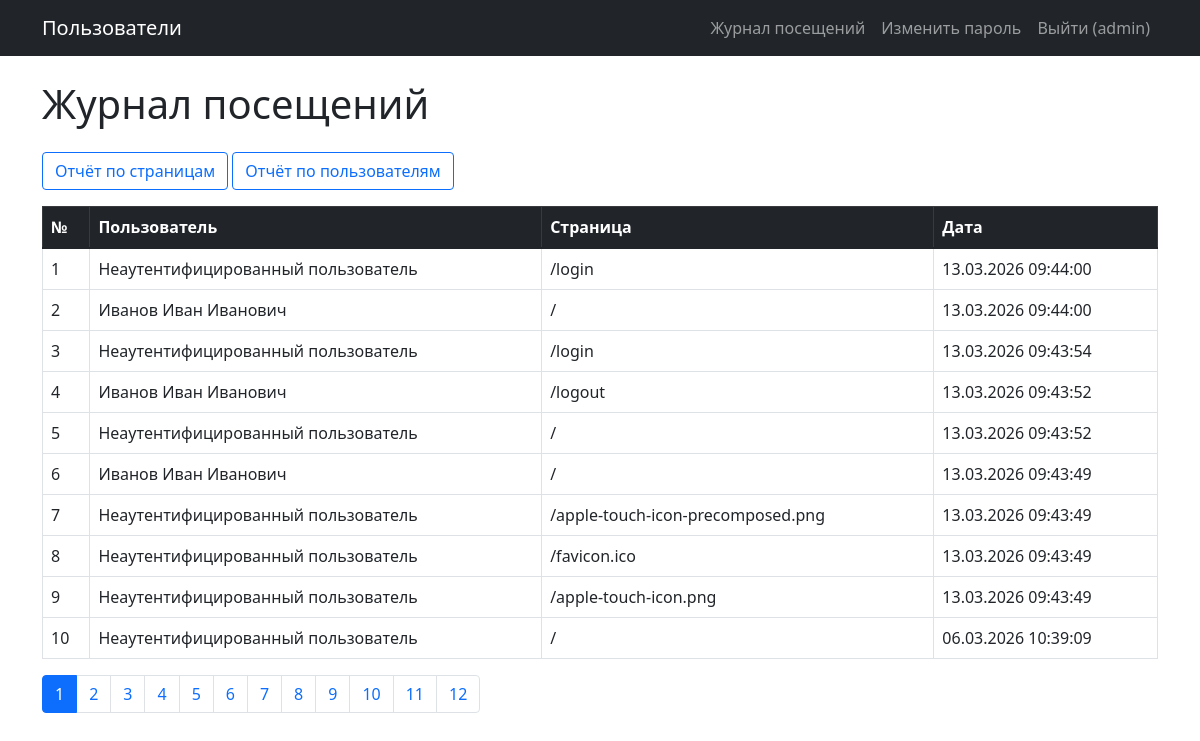
The page /visits/ (signed in) on the database its author committed.
### tables this page shows
CREATE TABLE users (
    id INTEGER PRIMARY KEY AUTOINCREMENT,
    login VARCHAR(100) NOT NULL UNIQUE,
    password_hash VARCHAR(256) NOT NULL,
    last_name VARCHAR(100),
    first_name VARCHAR(100) NOT NULL,
    middle_name VARCHAR(100),
    role_id INTEGER,
    created_at TIMESTAMP DEFAULT CURRENT_TIMESTAMP,
    FOREIGN KEY (role_id) REFERENCES roles(id)
);

CREATE TABLE visit_logs (
    id INTEGER PRIMARY KEY AUTOINCREMENT,
    path VARCHAR(100) NOT NULL,
    user_id INTEGER,
    created_at TIMESTAMP DEFAULT CURRENT_TIMESTAMP,
    FOREIGN KEY (user_id) REFERENCES users(id)
);

### visits/views.py (the view, shortened to what this page needs)
@visits_bp.route('/')
@check_visits_access
def index():
    db = get_db()
    page = request.args.get('page', 1, type=int)
    offset = (page - 1) * PER_PAGE
    if is_admin():
        total = db.execute('SELECT COUNT(*) FROM visit_logs').fetchone()[0]
        logs = db.execute('''
            SELECT vl.*, u.last_name, u.first_name, u.middle_name
            FROM visit_logs vl
            LEFT JOIN users u ON vl.user_id = u.id
            ORDER BY vl.created_at DESC
            LIMIT ? OFFSET ?
        ''', (PER_PAGE, offset)).fetchall()
    total_pages = (total + PER_PAGE - 1) // PER_PAGE
    return render_template('visits/index.html',
                           title='Журнал посещений',
                           logs=logs,
                           page=page,
                           total_pages=total_pages)

### app.py (called while the page is built, shortened)
@login_manager.user_loader
def load_user(user_id):
    db = get_db()
    row = db.execute('SELECT * FROM users WHERE id = ?', (user_id,)).fetchone()
    if row is None:
        return None
    return User(row['id'], row['login'], row['password_hash'],
                row['first_name'], row['last_name'],
                row['middle_name'], row['role_id'])

@app.before_request
def log_visit():
    if request.path.startswith('/static'):
        return
    if request.path.startswith('/visits'):
        return

@app.context_processor
def inject_permissions():
    return dict(has_permission=has_permission)

### db.py (called while the page is built)
def get_db():
    if 'db' not in g:
        g.db = sqlite3.connect(
            current_app.config['DB_PATH'],
            detect_types=sqlite3.PARSE_DECLTYPES
        )
        g.db.row_factory = sqlite3.Row
    return g.db

### visits/views.py (called while the page is built)
def check_visits_access(f):
    @wraps(f)
    def decorated(*args, **kwargs):
        if not current_user.is_authenticated:
            flash('У вас недостаточно прав для доступа к данной странице.', 'danger')
            return redirect(url_for('users_index'))
        return f(*args, **kwargs)
    return decorated

def is_admin():
    if not current_user.is_authenticated:
        return False
    db = get_db()
    row = db.execute('''
        SELECT r.name FROM roles r
        JOIN users u ON u.role_id = r.id
        WHERE u.id = ?
    ''', (current_user.id,)).fetchone()
    return row and row['name'] == 'Администратор'

### templates/visits/index.html
{% extends 'base.html' %}
{% block content %}
<h1 class="mb-4">Журнал посещений</h1>
<div class="mb-3">
    <a href="{{ url_for('visits.by_pages') }}" class="btn btn-outline-primary">
        Отчёт по страницам
    </a>
    <a href="{{ url_for('visits.by_users') }}" class="btn btn-outline-primary">
        Отчёт по пользователям
    </a>
</div>
<table class="table table-bordered table-hover">
    <thead class="table-dark">
        <tr>
            <th>№</th>
            <th>Пользователь</th>
            <th>Страница</th>
            <th>Дата</th>
        </tr>
    </thead>
    <tbody>
    {% for log in logs %}
        <tr>
            <td>{{ loop.index + (page - 1) * 10 }}</td>
            <td>
                {% if log['first_name'] %}
                    {{ log['last_name'] or '' }}
                    {{ log['first_name'] }}
                    {{ log['middle_name'] or '' }}
                {% else %}
                    Неаутентифицированный пользователь
                {% endif %}
            </td>
            <td>{{ log['path'] }}</td>
            <td>{{ log['created_at'].strftime('%d.%m.%Y %H:%M:%S')
                  if log['created_at'] else '' }}</td>
        </tr>
    {% endfor %}
    </tbody>
</table>
<nav>
    <ul class="pagination">
        {% for p in range(1, total_pages + 1) %}
        <li class="page-item {% if p == page %}active{% endif %}">
            <a class="page-link" href="{{ url_for('visits.index', page=p) }}">{{ p }}</a>
        </li>
        {% endfor %}
    </ul>
</nav>
{% endblock %}

### templates/base.html (shortened to what this page needs)
<!DOCTYPE html>
<html lang="ru">
<head>
    <link rel="stylesheet"
          href="https://cdn.jsdelivr.net/npm/bootstrap@5.1.3/dist/css/bootstrap.min.css">
</head>
<body>
<nav class="navbar navbar-expand-lg navbar-dark bg-dark mb-4">
    <div class="container">
        <a class="navbar-brand" href="{{ url_for('users_index') }}">Пользователи</a>
        <div class="navbar-nav ms-auto">
            {% if current_user.is_authenticated %}
                <a class="nav-link" href="{{ url_for('visits.index') }}">Журнал посещений</a>
                <a class="nav-link" href="{{ url_for('change_password') }}">Изменить пароль</a>
                <a class="nav-link" href="{{ url_for('logout') }}">Выйти ({{ current_user.login }})</a>
            {% else %}
                <a class="nav-link" href="{{ url_for('login') }}">Войти</a>
            {% endif %}
        </div>
    </div>
</nav>
<div class="container">
    {% block content %}{% endblock %}
</div>
</body>
</html>

### rows shown on the page
users: login "admin"
visit_logs: shows "Неаутентифицированный пользователь", path "/login", created_at "13.03.2026 09:44:00"
visit_logs: last_name "Иванов", first_name "Иван", middle_name "Иванович", path "/", created_at "13.03.2026 09:44:00"
visit_logs: shows "Неаутентифицированный пользователь", path "/login", created_at "13.03.2026 09:43:54"
visit_logs: last_name "Иванов", first_name "Иван", middle_name "Иванович", path "/logout", created_at "13.03.2026 09:43:52"
visit_logs: shows "Неаутентифицированный пользователь", path "/", created_at "13.03.2026 09:43:52"
visit_logs: last_name "Иванов", first_name "Иван", middle_name "Иванович", path "/", created_at "13.03.2026 09:43:49"
visit_logs: shows "Неаутентифицированный пользователь", path "/apple-touch-icon-precomposed.png", created_at "13.03.2026 09:43:49"
visit_logs: shows "Неаутентифицированный пользователь", path "/favicon.ico", created_at "13.03.2026 09:43:49"
visit_logs: shows "Неаутентифицированный пользователь", path "/apple-touch-icon.png", created_at "13.03.2026 09:43:49"
visit_logs: shows "Неаутентифицированный пользователь", path "/", created_at "06.03.2026 10:39:09"

### other values the page prints
{{ p }} "1" "2" "3" "4" "5" "6" "7" "8" "9" "10" "11" "12"
